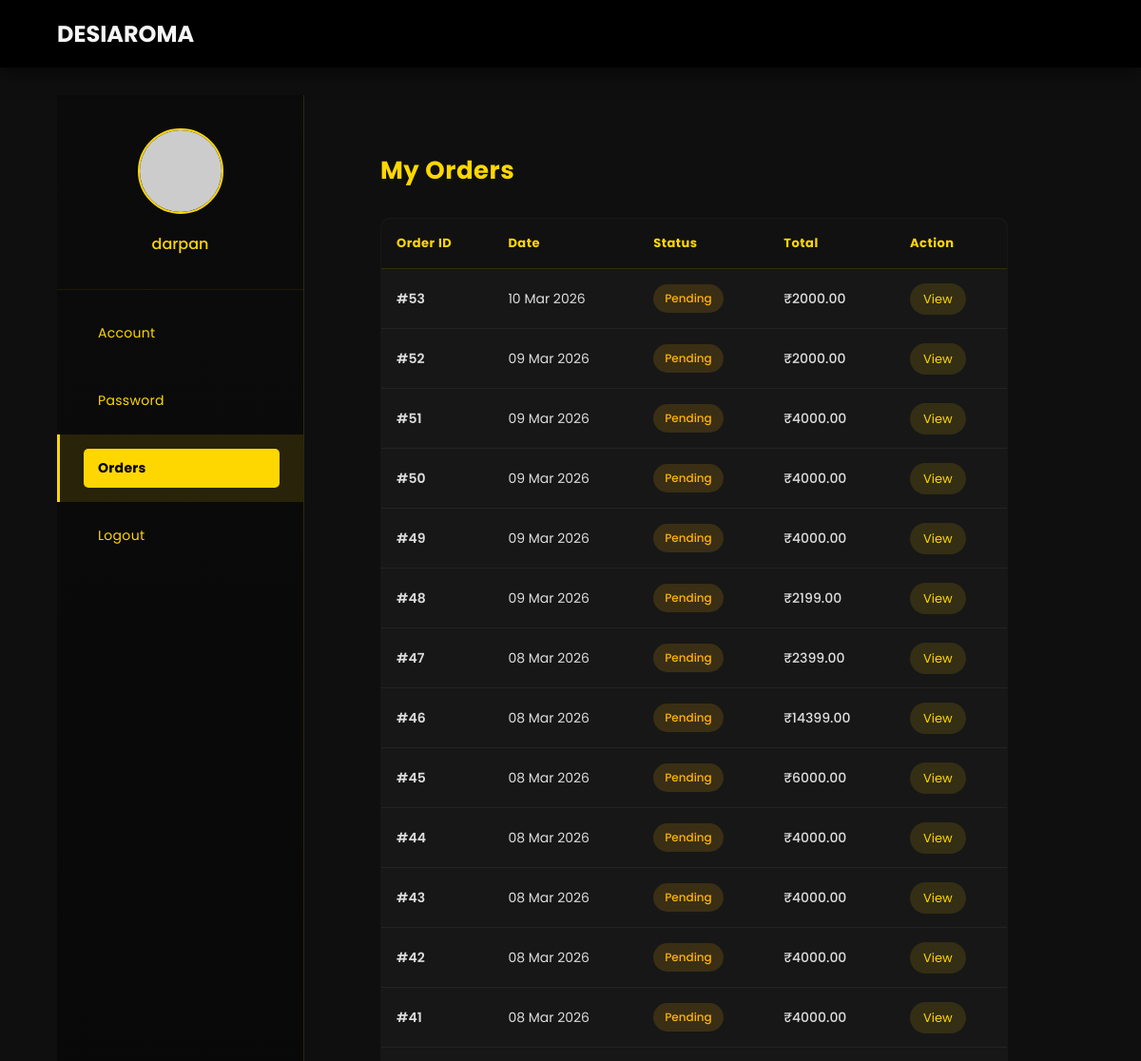
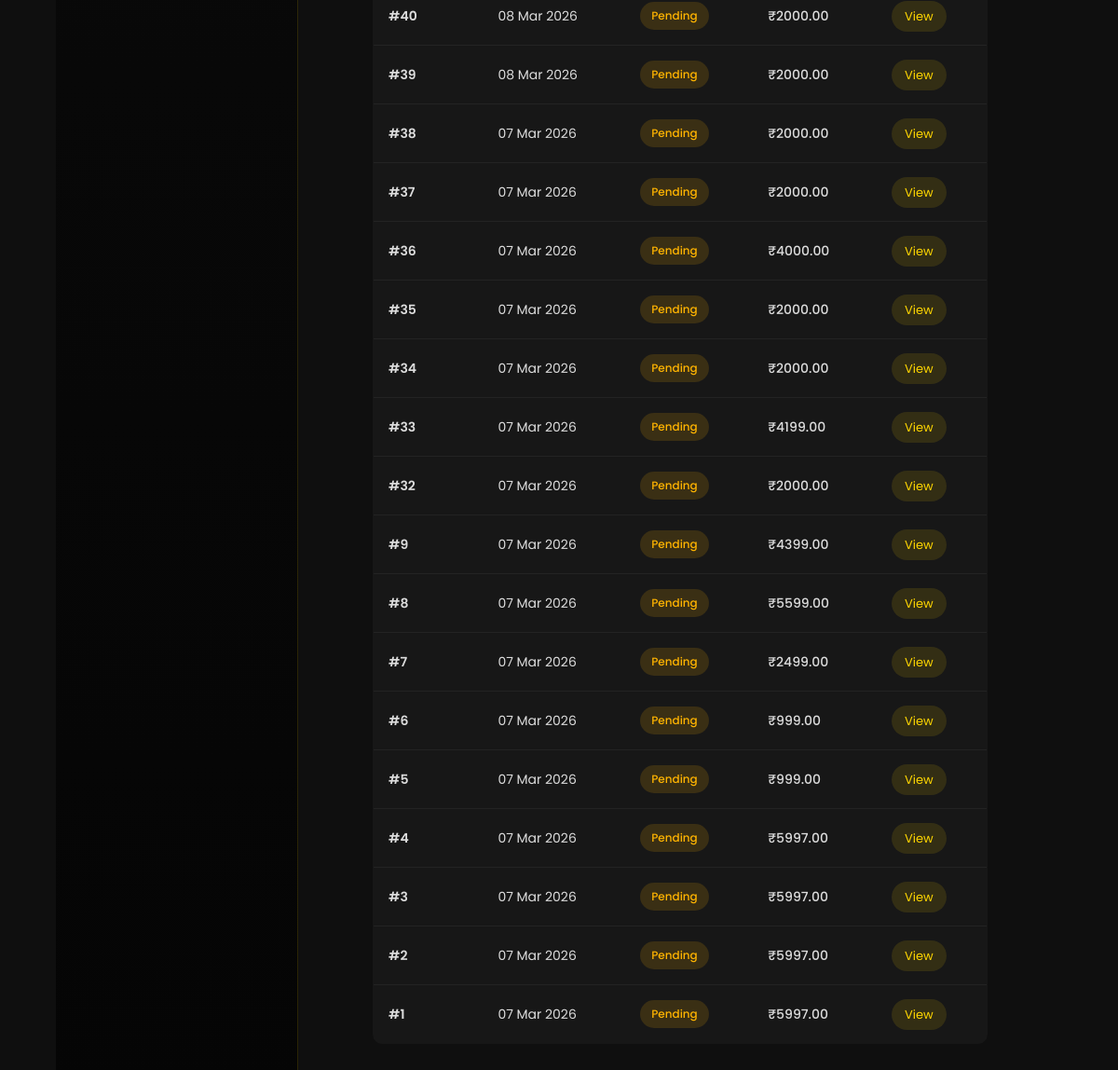
/profile.php?tab=orders (signed in), run on the app's committed database (2 pictures, top to bottom).
### tables this page shows
CREATE TABLE `users` (
  `id` int(11) NOT NULL,
  `name` varchar(100) NOT NULL,
  `email` varchar(150) NOT NULL,
  `password` varchar(255) NOT NULL,
  `created_at` timestamp NOT NULL DEFAULT current_timestamp(),
  `phone` varchar(20) DEFAULT NULL,
  `address` text DEFAULT NULL,
  `pincode` varchar(10) DEFAULT NULL
);

CREATE TABLE `orders` (
  `id` int(11) NOT NULL,
  `user_id` int(11) DEFAULT NULL,
  `total_amount` decimal(10,2) DEFAULT NULL,
  `order_status` varchar(50) DEFAULT 'Pending',
  `order_date` timestamp NOT NULL DEFAULT current_timestamp(),
  `total_price` decimal(10,2) NOT NULL,
  `payment_status` varchar(20) DEFAULT 'Pending',
  `payment_id` varchar(100) DEFAULT NULL,
  `payment_method` varchar(50) DEFAULT NULL,
  `status` varchar(30) DEFAULT 'pending',
  `created_at` timestamp NOT NULL DEFAULT current_timestamp()
);

### orders.php (the view, shortened to what this page needs)
<?php
include 'config.php';
$user_id = intval($_SESSION['user_id']);
$order_query = mysqli_query($conn,"
SELECT * FROM orders
WHERE user_id=$user_id
ORDER BY id DESC
");
?>
<h2>My Orders</h2>
<?php if(mysqli_num_rows($order_query) == 0): ?>
<p>You have not placed any orders yet.</p>
<?php else: ?>
<table class="orders-table">
<thead>
<tr>
<th>Order ID</th>
<th>Date</th>
<th>Status</th>
<th>Total</th>
<th>Action</th>
</tr>
</thead>
<tbody>
<?php while($order = mysqli_fetch_assoc($order_query)): ?>
<?php
$date = isset($order['created_at']) ? date("d M Y", strtotime($order['created_at'])) : "N/A";
$status = $order['status'] ?? "pending";
?>
<tr>
<td class="order-id">
#<?php echo $order['id']; ?>
</td>
<td>
<?php echo $date; ?>
</td>
<td>
<span class="status <?php echo strtolower($status); ?>">
<?php echo ucfirst($status); ?>
</span>
</td>
<td class="order-price">
₹<?php echo $order['total_price']; ?>
</td>
<td>
<a href="view_order.php?id=<?php echo $order['id']; ?>" class="order-view">
View
</a>
</td>
</tr>
<?php endwhile; ?>
</tbody>
</table>
<?php endif; ?>

### profile.php (shortened to what this page needs)
<?php
include 'config.php';
$id = intval($_SESSION['user_id']);
$password_message = "";
$result = mysqli_query($conn,"SELECT * FROM users WHERE id=$id");
$user = mysqli_fetch_assoc($result);
$name    = htmlspecialchars($user['name'] ?? '');
$email   = htmlspecialchars($user['email'] ?? '');
$phone   = htmlspecialchars($user['phone'] ?? '');
$address = htmlspecialchars($user['address'] ?? '');
$pincode = htmlspecialchars($user['pincode'] ?? '');
?>
<!DOCTYPE html>
<html>
<head>
<link rel="stylesheet" href="style.css">
</head>
<body>
<header class="header">
<h2>DESIAROMA</h2>
</header>
<section class="account-container">
<aside class="account-sidebar">
<div class="profile-mini">
<img src="https://ui-avatars.com/api/?name=<?php echo urlencode($name); ?>&background=000000&color=FFD700&size=120">
<h3><?php echo $name ?></h3>
</div>
<ul class="sidebar-links">
<li class="<?php if(!isset($_GET['tab']) || $_GET['tab']=='account') echo 'active'; ?>">
<a href="profile.php?tab=account">Account</a>
</li>
<li class="<?php if(isset($_GET['tab']) && $_GET['tab']=='password') echo 'active'; ?>">
<a href="profile.php?tab=password">Password</a>
</li>
<li class="<?php if(isset($_GET['tab']) && $_GET['tab']=='orders') echo 'active'; ?>">
<a href="profile.php?tab=orders">Orders</a>
</li>
<li>
<a href="logout.php">Logout</a>
</li>
</ul>
</aside>
<main class="account-content">
<?php
$tab = $_GET['tab'] ?? "account";
if($tab == "orders"){
    include "orders.php";
} elseif($tab == "password") {
?>
<h2>Change Password</h2>
<?php if(!empty($password_message)){ ?>
<p style="margin-bottom:15px;color:red;"><?php echo $password_message; ?></p>
<?php } ?>
<div class="form-container">
<form method="POST" action="profile.php?tab=password">
<div class="form-row">
<div class="form-group">
<label>Current Password</label>
<input type="password" name="current_password" required>
</div>
</div>
<div class="form-row">
<div class="form-group">
<label>New Password</label>
<input type="password" name="new_password" required>
</div>
<div class="form-group">
<label>Confirm New Password</label>
<input type="password" name="confirm_password" required>
</div>
</div>
<div class="form-actions">
<button type="submit">Update Password</button>
<a href="profile.php?tab=account">Cancel</a>
</div>
</form>
</div>
<?php
} else {
?>
<h2>Account Settings</h2>
<form method="POST" action="update_profile.php">
<div class="form-row">
<div class="form-group">
<label>Name</label>
<input type="text" name="name" value="<?php echo $name ?>">
</div>
<div class="form-group">
<label>Pincode</label>
<input type="text" name="pincode" value="<?php echo $pincode ?>">
</div>
</div>
<div class="form-row">
<div class="form-group">
<label>Email</label>
<input type="email" name="email" value="<?php echo $email ?>">
</div>
<div class="form-group">
<label>Phone</label>
<input type="text" name="phone" value="<?php echo $phone ?>">
</div>
</div>
<div class="form-group">
<label>Address</label>
<textarea name="address"><?php echo $address ?></textarea>
</div>
<div class="form-actions">
<button type="submit">Update</button>
<a href="index.php">Cancel</a>
</div>
</form>
<?php } ?>
</main>
</section>
</body>
</html>

### style.css (style rules this page uses)
* { margin: 0; padding: 0; box-sizing: border-box; }
html { scroll-behavior: smooth; }
body { font-family: 'Poppins', sans-serif; background: #0f0f0f; color: #f5f5f5; }
header { position: fixed; top: 0; width: 100%; background: rgba(0, 0, 0, 0.95); backdrop-filter: blur(10px); display: flex; justify-content: space-between; align-items: center; padding: 18px 60px; z-index: 1000; box-shadow: 0 5px 20px rgba(0,0,0,0.6); }
section { padding: 100px 60px; scroll-margin-top: 90px; }
table { width: 100%; border-collapse: collapse; color: white; }
table th, table td { padding: 12px; border-bottom: 1px solid rgba(255,215,0,0.3); }
table th { color: gold; }
.account-container { width:100%; min-height:100vh; display:flex; }
.account-sidebar { width:260px; background:linear-gradient(180deg,#0b0b0b,#050505); border-right:1px solid rgba(255,215,0,0.15); min-height:100vh; position:sticky; top:0; backdrop-filter:blur(10px); }
.profile-mini { text-align:center; padding:35px 20px; border-bottom:1px solid rgba(255,215,0,0.08); }
.profile-mini img { width:90px; height:90px; border-radius:50%; border:2px solid gold; margin-bottom:12px; }
.profile-mini h3 { color:gold; font-size:16px; font-weight:500; }
.account-sidebar ul { list-style:none; padding:10px 0; margin:0; }
.account-sidebar li { padding:15px 25px; color:#bcbcbc; cursor:pointer; border-left:3px solid transparent; transition:all .25s ease; font-size:14px; letter-spacing:.3px; }
.account-sidebar li.active { background:rgba(255,215,0,0.12); border-left:3px solid gold; color:gold; }
.account-content { flex:1; padding:60px 80px; }
.account-content h2 { color:gold; font-size:26px; margin-bottom:30px; letter-spacing:.5px; }
.orders-table { width:100%; border-collapse:collapse; background:rgba(255,255,255,0.03); border:1px solid rgba(255,215,0,0.15); border-radius:10px; overflow:hidden; }
.orders-table thead { background:rgba(255,215,0,0.08); }
.orders-table th { text-align:left; padding:16px; font-size:13px; color:gold; letter-spacing:.5px; border-bottom:1px solid rgba(255,215,0,0.15); }
.orders-table td { padding:16px; font-size:14px; color:#ddd; border-bottom:1px solid rgba(255,255,255,0.05); }
.order-id { color:gold; font-weight:600; }
.order-price { color:#fff; font-weight:500; }
.status { padding:6px 12px; border-radius:20px; font-size:12px; font-weight:500; display:inline-block; }
.status.pending { background:rgba(255,180,0,0.15); color:#ffb400; }
.order-view { padding:7px 14px; border-radius:20px; background:rgba(255,215,0,0.12); color:gold; text-decoration:none; font-size:13px; transition:.2s; }
.account-sidebar .sidebar-links li a { text-decoration: none; color: gold; display: block; padding: 10px 15px; border-radius: 5px; transition: background 0.2s; }
.account-sidebar .sidebar-links li.active a { background: gold; color: #000; font-weight: bold; }
table { width:100%; border-collapse:collapse; margin-top:20px; }
table th, table td { padding:12px; border-bottom:1px solid #ddd; text-align:left; }
table th { background:#111; color:#fff; }

### data on the page
users: name "darpan"
orders: id "53", created_at "10 Mar 2026", status "Pending", total_price "2000.00"
orders: id "52", created_at "09 Mar 2026", status "Pending", total_price "2000.00"
orders: id "51", created_at "09 Mar 2026", status "Pending", total_price "4000.00"
orders: id "50", created_at "09 Mar 2026", status "Pending", total_price "4000.00"
orders: id "49", created_at "09 Mar 2026", status "Pending", total_price "4000.00"
orders: id "48", created_at "09 Mar 2026", status "Pending", total_price "2199.00"
orders: id "47", created_at "08 Mar 2026", status "Pending", total_price "2399.00"
orders: id "46", created_at "08 Mar 2026", status "Pending", total_price "14399.00"
orders: id "45", created_at "08 Mar 2026", status "Pending", total_price "6000.00"
orders: id "44", created_at "08 Mar 2026", status "Pending", total_price "4000.00"
orders: id "43", created_at "08 Mar 2026", status "Pending", total_price "4000.00"
orders: id "42", created_at "08 Mar 2026", status "Pending", total_price "4000.00"
orders: id "41", created_at "08 Mar 2026", status "Pending", total_price "4000.00"
orders: id "40", created_at "08 Mar 2026", status "Pending", total_price "2000.00"
orders: id "39", created_at "08 Mar 2026", status "Pending", total_price "2000.00"
orders: id "38", created_at "07 Mar 2026", status "Pending", total_price "2000.00"
orders: id "37", created_at "07 Mar 2026", status "Pending", total_price "2000.00"
orders: id "36", created_at "07 Mar 2026", status "Pending", total_price "4000.00"
orders: id "35", created_at "07 Mar 2026", status "Pending", total_price "2000.00"
orders: id "34", created_at "07 Mar 2026", status "Pending", total_price "2000.00"
orders: id "33", created_at "07 Mar 2026", status "Pending", total_price "4199.00"
orders: id "32", created_at "07 Mar 2026", status "Pending", total_price "2000.00"
orders: id "9", created_at "07 Mar 2026", status "Pending", total_price "4399.00"
orders: id "8", created_at "07 Mar 2026", status "Pending", total_price "5599.00"
orders: id "7", created_at "07 Mar 2026", status "Pending", total_price "2499.00"
orders: id "6", created_at "07 Mar 2026", status "Pending", total_price "999.00"
orders: id "5", created_at "07 Mar 2026", status "Pending", total_price "999.00"
orders: id "4", created_at "07 Mar 2026", status "Pending", total_price "5997.00"
orders: id "3", created_at "07 Mar 2026", status "Pending", total_price "5997.00"
orders: id "2", created_at "07 Mar 2026", status "Pending", total_price "5997.00"
orders: id "1", created_at "07 Mar 2026", status "Pending", total_price "5997.00"
